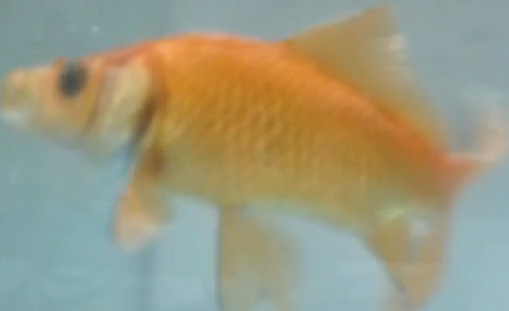
#> input picture jupyter/2.jpg, 509 x 311 px
$ jupyter execute selectivesearch.ipynb
#> lines starting #> are read from the running program, lines starting #| are printed output that depends on the picture
[cell 1]
from __future__ import (
    division,
    print_function,
)

import skimage.data
import matplotlib.pyplot as plt
import matplotlib.patches as mpatches
import selectivesearch
import numpy as np
import cv2 as cv
import skimage
def main():
    # 加载图片数据
    img = cv.imread('2.jpg')
#> img is the input picture: shape (311, 509, 3); mean B, G, R 128.4, 153.6, 156.7
    '''
    执行selective search，regions格式如下
    [
                {
                    'rect': (left, top, width, height),
                    'labels': [...],
                    'size': component_size
                },
                ...
    ]
    '''


    img_lbl, regions = selectivesearch.selective_search(
        img, scale=50, sigma=0.9, min_size=5)

    #计算一共分割了多少个原始候选区域
    temp = set()
    for i in range(img_lbl.shape[0]):
        for j in range(img_lbl.shape[1]):
            temp.add(img_lbl[i,j,3])
    print(len(temp))       #286

    #计算利用Selective Search算法得到了多少个候选区域
    print(len(regions))    #570
    #创建一个集合 元素不会重复，每一个元素都是一个list(左上角x，左上角y,宽,高)，表示一个候选区域的边框
    candidates = set()
    for r in regions:
        #排除重复的候选区
        if r['rect'] in candidates:
            continue
        #排除小于 2000 pixels的候选区域(并不是bounding box中的区域大小)
        if r['size'] < 1000:
            continue
        #排除扭曲的候选区域边框  即只保留近似正方形的
        x, y, w, h = r['rect']
        if w / h > 2 or h / w > 2:
            continue
        candidates.add(r['rect'])

    #在原始图像上绘制候选区域边框
    fig, ax = plt.subplots(ncols=1, nrows=1, figsize=(6, 6))
    ax.imshow(img)
    for x, y, w, h in candidates:
        print(x, y, w, h)
        rect = mpatches.Rectangle(
            (x, y), w, h, fill=False, edgecolor='red', linewidth=1)
        ax.add_patch(rect)

    plt.show()


if __name__ == "__main__":
    main()
#> (the call stopped at in main, `img_lbl, regions = selectivesearch.selective_search( img, scale=50, si..`: selectivesearch is not available in this run)

[cell 2]
#分割算法
img = cv.imread('2.jpg')
im_mask = skimage.segmentation.felzenszwalb(
    skimage.util.img_as_float(img), 50, 0.9,5)
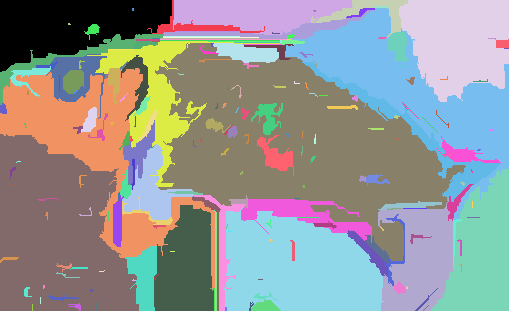
#> im_mask: shape (311, 509) int64; 204 distinct labels, from 0 to 203; one colour per label, 0 black
plt.imshow(im_mask)
plt.show()


$ run again, with jupyter/1.jpg copied over jupyter/2.jpg
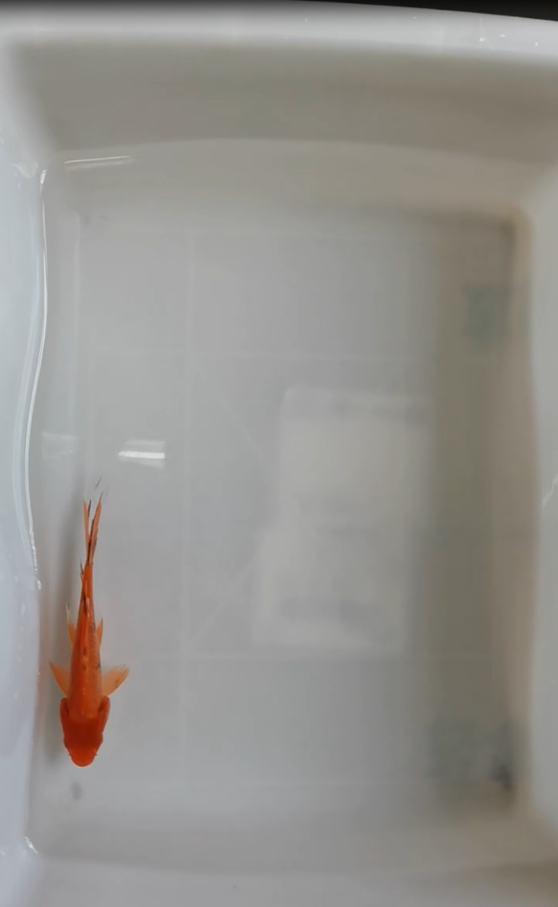
#> input picture jupyter/1.jpg, 558 x 907 px
#> in main, img is the input picture: shape (907, 558, 3); mean B, G, R 142.1, 146.7, 149
#> `im_mask = skimage.segmentation.felzenszwalb( skimage.util.img_as_float..`:
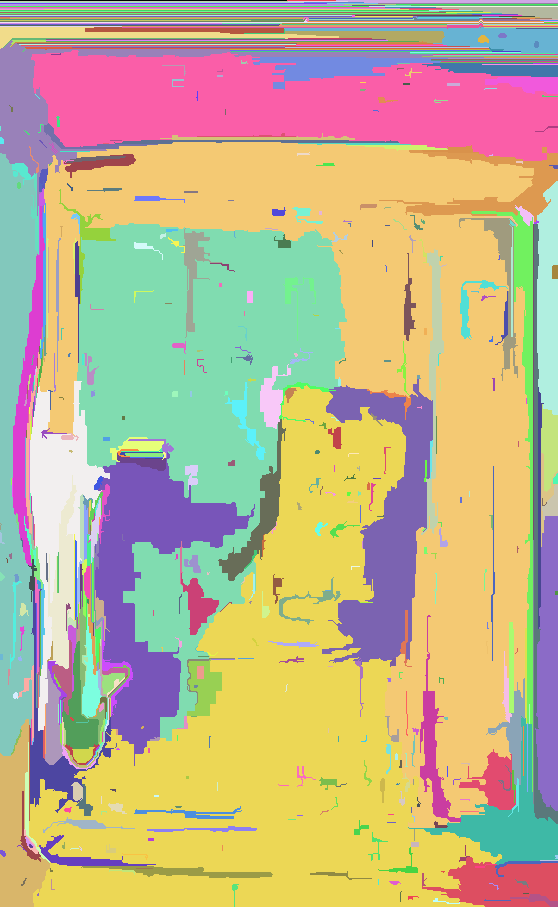
#> im_mask: shape (907, 558) int64; 747 distinct labels, from 0 to 746; one colour per label, 0 black
